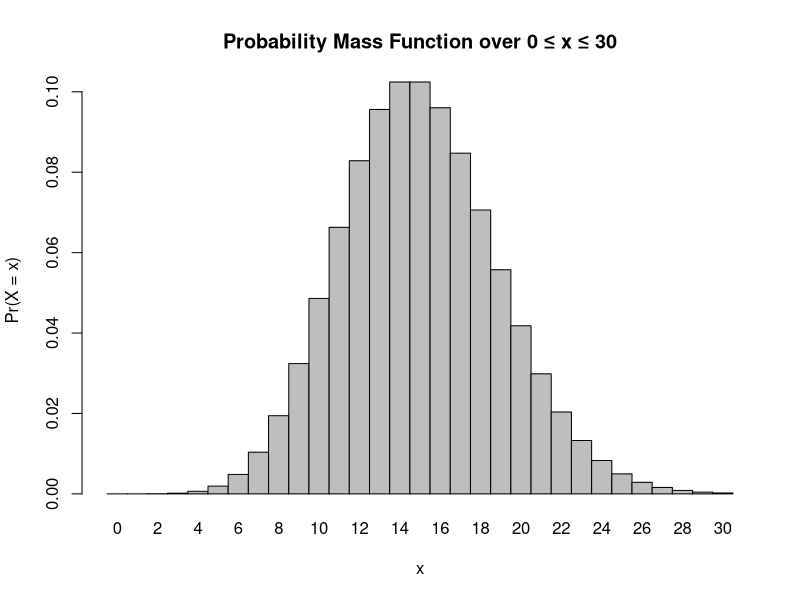
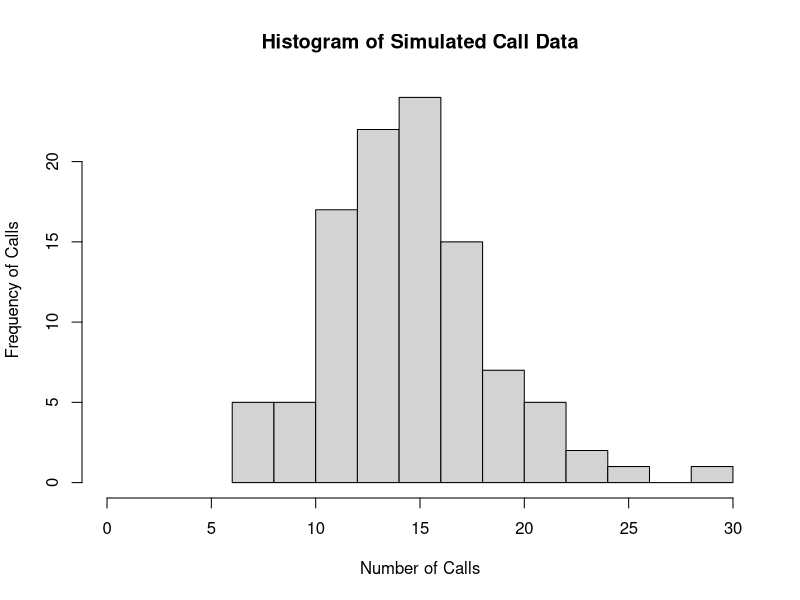

Source code (R) for these figures, in order:
## ---- chunk 1
?dpois() #dpois and ppois functions can be used to generate Poisson distributions 
?ppois()
one <- ppois(8, 15, lower = FALSE) #X is the appropriate Poisson random variable and lambda is the mean 
one
## ---- chunk 2
x <- 0 #set x equal to 0 to indicate that she heard zero calls 
l <- 15 #set l equal to the mean
two <- dpois(x = x, lambda = l, log = FALSE)
two
## ---- chunk 3
x <- 3
l <- 15 
three <- dpois(x = x, lambda = l, log = FALSE)
three
## ---- chunk 4
x <- 0:30
l = 15
four <- dpois(x = x, lambda = l)
barplot(four, names.arg = x, space = 0, xlab = "x", ylab = "Pr(X = x)", main = "Probability Mass Function over 0 ≤ x ≤ 30")
## ---- chunk 5
data <- rpois(n = 104, lambda = 15) #rpois() function can be used to simulate data in the poisson distribution. n = the number of samples, lambda = mean of data 
data
## ---- chunk 6
?hist
hist(data, xlab = "Number of Calls", ylab = "Frequency of Calls", main = "Histogram of Simulated Call Data", xlim = range(0:30), ylim = NULL)
